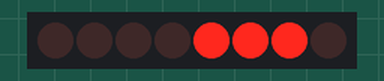
Bench run of a sketch on a simulated Arduino Uno, built with avr-gcc and run on an emulated ATmega328P. Shown: 8 shift-register outputs drawn as a row of LEDs (first output left, lit = HIGH). Wiring (inferred from the names in the program): shift register (74HC595): data pin 2; shift clock pin 1; latch pin 0. Wiring (inferred from the signals the program sends): row of LEDs: on Q0, Q1, Q2, Q3, Q4, Q5, Q6, Q7.

Above: at 0.2 s.
At 1.7 s:
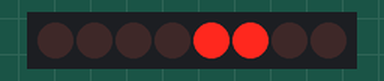
Timing chart, 0 to 3.0 s (numbered marks = the images above):
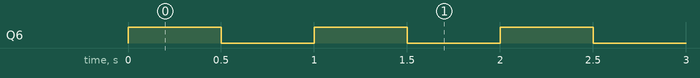

The sketch:

LedMaTran.ino
```cpp
#define _clock 1
#define _latch 0
#define _data 2

byte i;
byte j;
byte dataToSend;
byte ledData[]{1,3,7,15};
void setup() {
  pinMode(_latch, OUTPUT);
  pinMode(_clock, OUTPUT);
  pinMode(_data, OUTPUT);
}

void loop() {
  for(i=0;i<_data;i++){
    byte dataToSend = (1 << (i+_data)) | (15&~ledData[i]);
    digitalWrite(_latch,LOW);
    shiftOut(_data,_clock,LSBFIRST,dataToSend);
    digitalWrite(_latch,HIGH);
    delay(500);
  }
}
```

Measured:
- by itself, Q6: alternates HIGH for 0.50 s and LOW for 0.50 s
